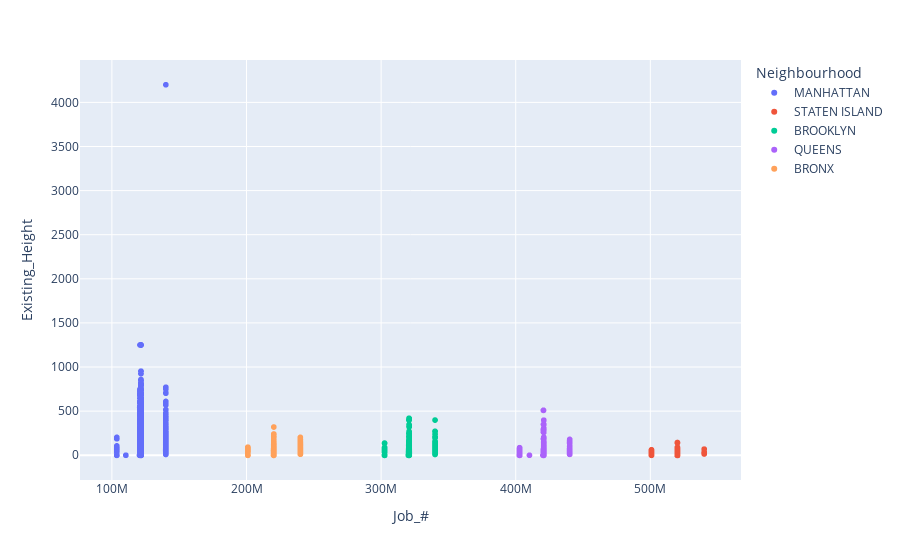

Write notebook code for a chart like this one.
### Code cell
fig = px.scatter(df,x='Job_#',y='Existing_Height', color='Neighbourhood')
fig.show()

### Figure 1 — Plotly figure (JSON) as saved in the notebook; plotly's stock layout.template omitted (floating-point values rounded to 4 significant figures; data arrays with more than 128 entries replaced by an {"elided": "..."} marker saying what was removed)
{"data": [{"hovertemplate": "Neighbourhood=MANHATTAN<br>Job_#=%{x}<br>Existing_Height=%{y}<extra></extra>", "legendgroup": "MANHATTAN", "marker": {"color": "#636efa", "symbol": "circle"}, "mode": "markers", "name": "MANHATTAN", "showlegend": true, "type": "scattergl", "x": {"elided": "6310 int values"}, "xaxis": "x", "y": {"elided": "6310 int values"}, "yaxis": "y"}, {"hovertemplate": "Neighbourhood=STATEN ISLAND<br>Job_#=%{x}<br>Existing_Height=%{y}<extra></extra>", "legendgroup": "STATEN ISLAND", "marker": {"color": "#EF553B", "symbol": "circle"}, "mode": "markers", "name": "STATEN ISLAND", "showlegend": true, "type": "scattergl", "x": {"elided": "575 int values"}, "xaxis": "x", "y": {"elided": "575 int values"}, "yaxis": "y"}, {"hovertemplate": "Neighbourhood=BROOKLYN<br>Job_#=%{x}<br>Existing_Height=%{y}<extra></extra>", "legendgroup": "BROOKLYN", "marker": {"color": "#00cc96", "symbol": "circle"}, "mode": "markers", "name": "BROOKLYN", "showlegend": true, "type": "scattergl", "x": {"elided": "2866 int values"}, "xaxis": "x", "y": {"elided": "2866 int values"}, "yaxis": "y"}, {"hovertemplate": "Neighbourhood=QUEENS<br>Job_#=%{x}<br>Existing_Height=%{y}<extra></extra>", "legendgroup": "QUEENS", "marker": {"color": "#ab63fa", "symbol": "circle"}, "mode": "markers", "name": "QUEENS", "showlegend": true, "type": "scattergl", "x": {"elided": "2121 int values"}, "xaxis": "x", "y": {"elided": "2121 int values"}, "yaxis": "y"}, {"hovertemplate": "Neighbourhood=BRONX<br>Job_#=%{x}<br>Existing_Height=%{y}<extra></extra>", "legendgroup": "BRONX", "marker": {"color": "#FFA15A", "symbol": "circle"}, "mode": "markers", "name": "BRONX", "showlegend": true, "type": "scattergl", "x": {"elided": "974 int values"}, "xaxis": "x", "y": {"elided": "974 int values"}, "yaxis": "y"}], "layout": {"legend": {"title": {"text": "Neighbourhood"}, "tracegroupgap": 0}, "margin": {"t": 60}, "xaxis": {"anchor": "y", "domain": [0, 1], "title": {"text": "Job_#"}}, "yaxis": {"anchor": "x", "domain": [0, 1], "title": {"text": "Existing_Height"}}}}
